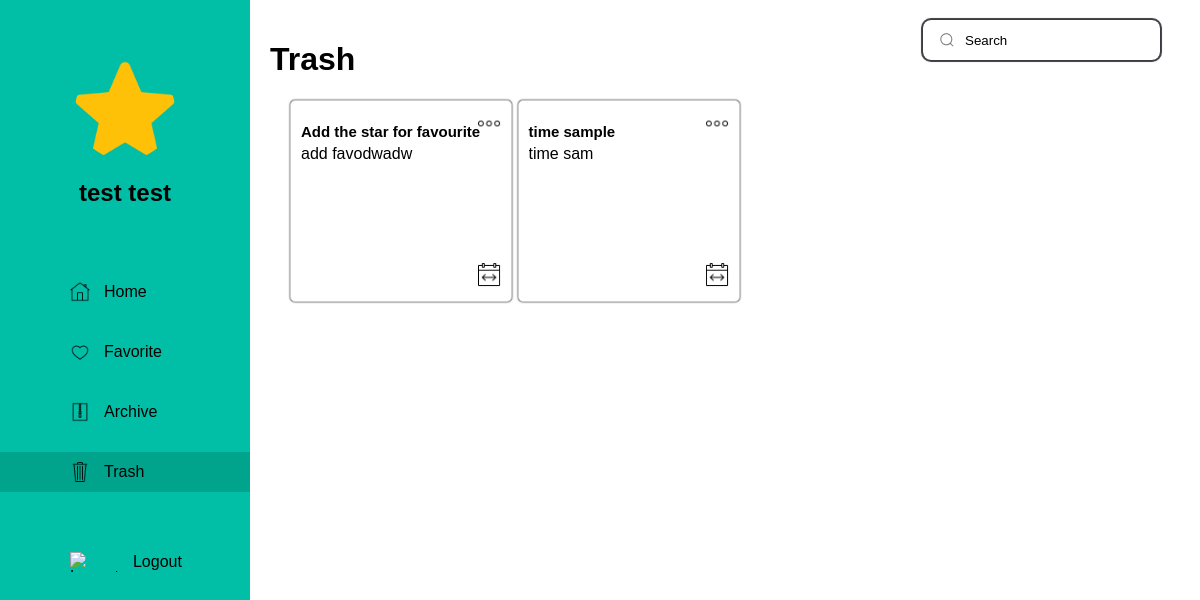
The app's page /trashdash.php (signed in) with its own data.
### tables this page shows
CREATE TABLE `users` (
  `user_id` int(11) NOT NULL,
  `username` varchar(50) NOT NULL,
  `email` varchar(100) NOT NULL,
  `password` varchar(100) NOT NULL,
  `registration_date` timestamp NOT NULL DEFAULT current_timestamp(),
  `first_name` varchar(50) DEFAULT NULL,
  `last_name` varchar(50) DEFAULT NULL,
  `gender` enum('Male','Female','Other') DEFAULT NULL,
  `birthdate` date DEFAULT NULL,
  `profile_image` varchar(255) DEFAULT NULL
);

CREATE TABLE `deletednotes` (
  `deleted_note_id` int(11) NOT NULL,
  `note_id` int(11) DEFAULT NULL,
  `deleted_at` datetime DEFAULT NULL,
  `scheduled_permanent_deletion` datetime DEFAULT NULL
);

CREATE TABLE `notes` (
  `note_id` int(11) NOT NULL,
  `user_id` int(11) NOT NULL,
  `title` varchar(255) NOT NULL,
  `text` text NOT NULL,
  `created_at` timestamp NOT NULL DEFAULT current_timestamp(),
  `updated_at` timestamp NOT NULL DEFAULT current_timestamp() ON UPDATE current_timestamp(),
  `note_user` varchar(50) NOT NULL
);

### trashdash.php (the view, shortened to what this page needs)
<?php
include_once 'connection/config.php';
?>
<!DOCTYPE html>
<html lang="en">
<head>
    <link rel="stylesheet" href="css/style.css">
</head>
<body>
<?php include 'bars/sidebar.php'; ?>
<div class="content">
    <?php include 'bars/search.php'?>
    <h1>Trash</h1>
    <?php
    $sql = "SELECT dn.deleted_note_id, dn.note_id, dn.deleted_at, dn.scheduled_permanent_deletion,
                n.title, n.text, n.created_at, n.updated_at
            FROM deletednotes dn
            JOIN notes n ON dn.note_id = n.note_id
            WHERE user_id = $user_id";
    $result = mysqli_query($link, $sql);
    if (mysqli_num_rows($result) > 0) {
        echo '<div class="row">';
        while ($row = mysqli_fetch_assoc($result)) {
            echo "<div class='card' id='note_" . $row['note_id'] . "'>";
echo "<h2>" . $row['title'] . "</h2>";
echo "<div class='card-content'>" . (strlen($row['text']) > 60 ? substr($row['text'], 0, 60) . "..." : $row['text']) . "</div>";
echo "<div class='card-actions'>";
echo "<div class='tooltip-container'>";
echo "<img src='icons/date-span.png' alt='Tooltip' class='tooltip-icon'>";
echo "</div>";
echo "<div class='dropdown'>";
echo "<div class='dropdown-toggle' onclick='toggleDropdown(this)'><img src='icons/elipsis.png' alt='Dropdown'></div>";
echo "</div>";
echo "</div>";
echo "</div>";
        }
        echo '</div>';
    } else {
        echo "No notes found.";
    }
    ?>
</div>
</body>
</html>

### bars/sidebar.php (shortened to what this page needs)
<!DOCTYPE html>
<html lang="en">
<head>
</head>
<body>
<?php
    if (isset($_SESSION['user_id'])) {
        $user_id = $_SESSION['user_id'];
        $sql = "SELECT first_name, last_name, profile_image FROM users WHERE user_id = $user_id";
        $result = mysqli_query($link, $sql);
        if ($result && mysqli_num_rows($result) > 0) {
            $row = mysqli_fetch_assoc($result);
            $full_name = $row["first_name"] . ' ' . $row["last_name"];
            $profile_image_filename = $row["profile_image"];
            $profile_image_path = $profile_image_filename;
            if (file_exists($profile_image_path)) {
                echo '<div class="sidenav">';
                echo '<div class="profile">';
                echo '<a href="profile.php">';
                echo '<img src="' . $profile_image_path . '" alt="Profile Picture">';
                echo '<h2>' . $full_name . '</h2>';
                echo '</div>';
            }
        }
    }
    $currentPage = basename($_SERVER['PHP_SELF']);
?>
<a href="home.php" class="nav-link <?php if($currentPage == 'home.php') echo 'active-link'; ?>">
    <img src="icons/home1.png" alt="Home Icon">
    <span>Home</span>
</a>
<a href="fav.php" class="nav-link <?php if($currentPage == 'fav.php') echo 'active-link'; ?>">
    <img src="icons/fav.png" alt="Archive Icon">
    <span>Favorite</span>
</a>
<a href="archive.php" class="nav-link <?php if($currentPage == 'archive.php') echo 'active-link'; ?>">
    <img src="icons/archive1.png" alt="Archive Icon">
    <span>Archive</span>
</a>
<a href="trashdash.php" class="nav-link <?php if($currentPage == 'trashdash.php') echo 'active-link'; ?>">
    <img src="icons/trash1.png" alt="Trash Icon">
    <span>Trash</span>
</a>
<a href="#" class="nav-logout" onclick="return confirmLogout();">
    <img src="icons/shutdown.png" alt="Logout Icon">
    <span>Logout</span>
</a>
</div>
</body>
</html>

### css/style.css (style rules this page uses)
body { margin: 0; padding: 0; font-family: Arial, sans-serif; position: relative; background-color: cornflowerblue; }
.content { margin-left: 250px; padding: 20px; position: relative; }
.row { display: grid; grid-template-columns: repeat(auto-fill, minmax(200px, 1fr)); grid-gap: 20px; padding-left: 20px; }
.card { width: 200px; height: 180px; margin-bottom: 20px; padding: 10px; border-radius: 10%; overflow: hidden; position: relative; transition: box-shadow 0.3s ease; background-color: cornflowerblue; }
.card-content { max-height: 70px; overflow: hidden; text-wrap: pretty; transition: max-height 0.3s ease; }
.card h2 { margin-bottom: 5px; font-size: 15px; }
.dropdown { position: absolute; top: 10px; right: 10px; cursor: pointer; }
.dropdown-toggle img { width: 24px; height: 24px; }

### trashdash.php (style rules this page uses)
body { margin: 0; padding: 0; font-family: Arial, sans-serif; position: relative; background-color:white; }
.content { margin-left: 250px; padding: 20px; position: relative; }
.row { display: grid; grid-template-columns: repeat(auto-fill, minmax(200px, 1fr)); grid-gap: 20px; padding-left: 20px; }
.card { width: 200px; height: 180px; margin-bottom: 20px; padding: 10px; border: 1.5px solid #ccc; border-radius: 5px; overflow: hidden; position: relative; transition: box-shadow 0.3s ease; background-color:white; box-shadow: 0px 0px 2px black, -0px -0px 2px white; }
.card-content { max-height: 70px; overflow: hidden; text-wrap: pretty; transition: max-height 0.3s ease; }
.card h2 { margin-bottom: 5px; font-size: 15px; }
.dropdown { position: absolute; top: 10px; right: 10px; cursor: pointer; }
.dropdown-toggle img { width: 24px; height: 24px; }
.tooltip-container { position: absolute; bottom: 10px; right: 10px; }
.tooltip-icon { width: 24px; height: 24px; cursor: pointer; }

### bars/sidebar.php (style rules this page uses)
.sidenav { height: 100%; width: 250px; position: fixed; z-index: 1; top: 0; left: 0; padding-top: 20px; display: flex; flex-direction: column; justify-content: flex-start; align-items: flex-start; background-color:#00bfa6; }
.profile { text-align: center; padding: 20px 20px 20px 20px; text-decoration: none; display: flex; flex-direction: column; align-items: center; justify-content: center; margin: 20px auto; }
.profile img { width: 100px; height: 100px; border-radius: 50%; margin-bottom: 10px; }
.profile a { text-decoration: none; color: black; }
.profile h2 { color: black; margin: 5px; text-decoration: none; }
.content { margin-left: 250px; padding: 20px; }
.nav-link { color: black; text-decoration: none; display: block; text-align: left; margin-top: 20px; display: flex; align-items: center; justify-content: flex-start; padding: 10px 20px; }
.nav-link img { height: 20px; width: auto; margin-right: 10px; margin-left: 50px; }
.nav-link span { line-height: 20px; margin-left: 4px; margin-right: 98px; }
.nav-logout { color: black; text-decoration: none; display: block; text-align: left; margin-top: 50px; display: flex; align-items: center; justify-content: flex-start; padding: 10px 20px; }
.nav-logout img { height: 20px; width: auto; margin-right: 10px; margin-left: 50px; }
.nav-logout span { line-height: 20px; margin-left: 4px; margin-right: 98px; }
.active-link { color: black; background-color:#00A38C; max-width: 210px; }

### records on screen
users: profile_image (picture), full_name "test test"
deletednotes: note.title "Add the star for favourite", note.text "add favodwadw"
deletednotes: note.title "time sample", note.text "time sam"
